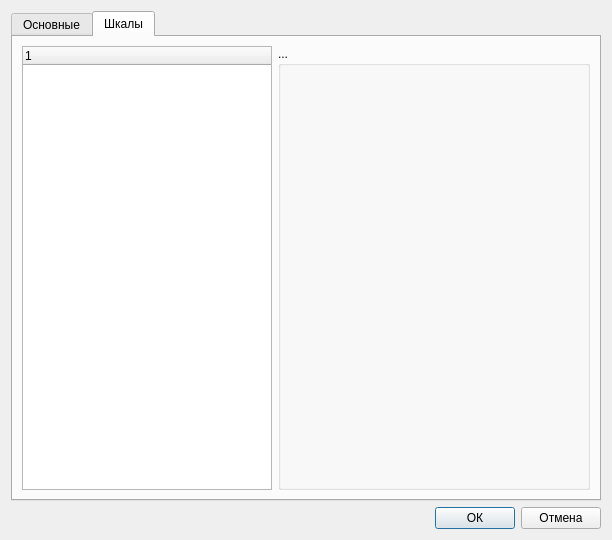
<?xml version="1.0" encoding="UTF-8"?>
<ui version="4.0">
 <class>QFormScreenSettings</class>
 <widget class="QDialog" name="QFormScreenSettings">
  <property name="geometry">
   <rect>
    <x>0</x>
    <y>0</y>
    <width>612</width>
    <height>540</height>
   </rect>
  </property>
  <property name="mouseTracking">
   <bool>false</bool>
  </property>
  <property name="windowTitle">
   <string>Dialog</string>
  </property>
  <layout class="QVBoxLayout" name="verticalLayout">
   <item>
    <widget class="QTabWidget" name="tabWidget">
     <property name="currentIndex">
      <number>1</number>
     </property>
     <widget class="QWidget" name="tabCommon">
      <attribute name="title">
       <string>Основные</string>
      </attribute>
      <layout class="QVBoxLayout" name="layoutCommon">
       <item>
        <layout class="QHBoxLayout" name="layoutTitle">
         <item>
          <widget class="QLabel" name="labelTitle">
           <property name="text">
            <string>Заголовок экрана</string>
           </property>
          </widget>
         </item>
         <item>
          <widget class="QLineEdit" name="editTitle"/>
         </item>
        </layout>
       </item>
      </layout>
     </widget>
     <widget class="QWidget" name="tabScale">
      <attribute name="title">
       <string>Шкалы</string>
      </attribute>
      <layout class="QHBoxLayout" name="horizontalLayout">
       <item>
        <widget class="QTreeWidget" name="treeWidget">
         <property name="minimumSize">
          <size>
           <width>250</width>
           <height>0</height>
          </size>
         </property>
         <property name="maximumSize">
          <size>
           <width>250</width>
           <height>16777215</height>
          </size>
         </property>
         <column>
          <property name="text">
           <string notr="true">1</string>
          </property>
         </column>
        </widget>
       </item>
       <item>
        <widget class="QGroupBox" name="groupScale">
         <property name="title">
          <string>...</string>
         </property>
         <layout class="QVBoxLayout" name="layoutScale"/>
        </widget>
       </item>
      </layout>
     </widget>
    </widget>
   </item>
   <item>
    <layout class="QHBoxLayout" name="layoutButtons">
     <item>
      <spacer name="spacerButtons">
       <property name="orientation">
        <enum>Qt::Horizontal</enum>
       </property>
       <property name="sizeHint" stdset="0">
        <size>
         <width>40</width>
         <height>20</height>
        </size>
       </property>
      </spacer>
     </item>
     <item>
      <widget class="QPushButton" name="btnOk">
       <property name="text">
        <string>ОК</string>
       </property>
      </widget>
     </item>
     <item>
      <widget class="QPushButton" name="btnCancel">
       <property name="text">
        <string>Отмена</string>
       </property>
      </widget>
     </item>
    </layout>
   </item>
  </layout>
 </widget>
 <resources/>
 <connections/>
</ui>
